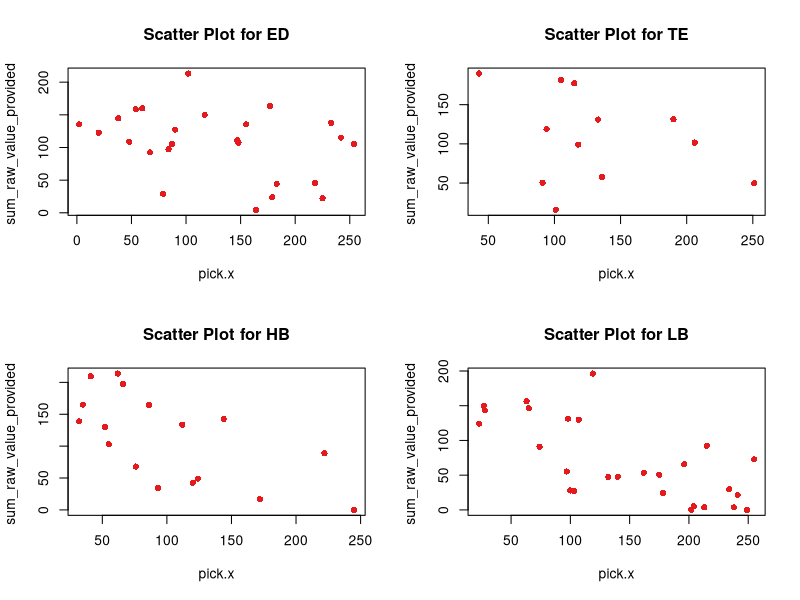
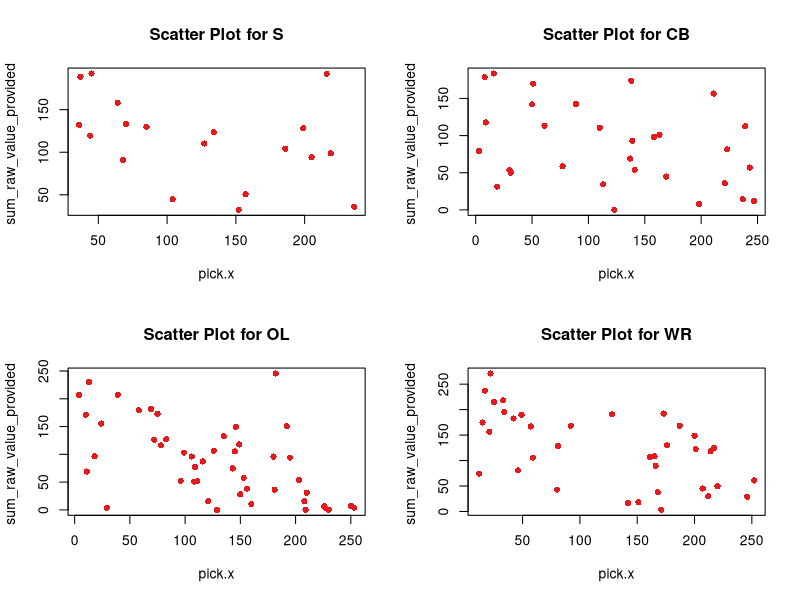
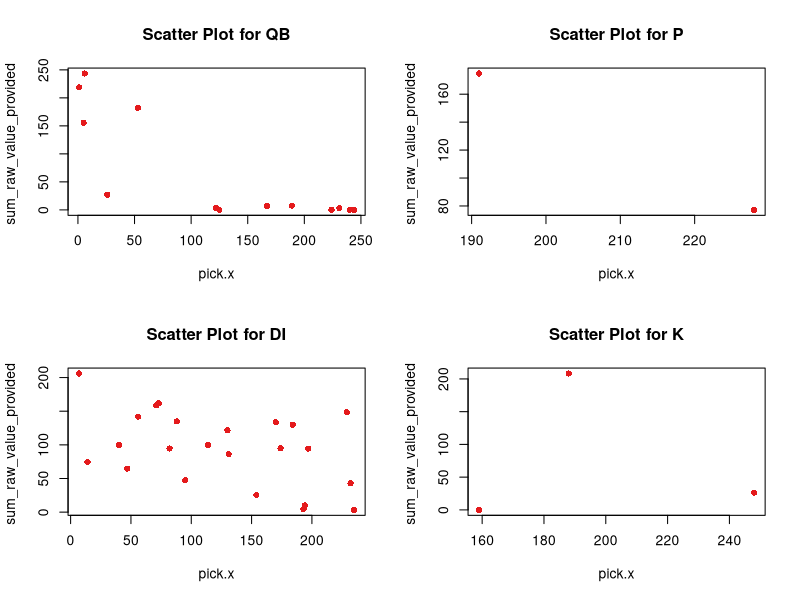
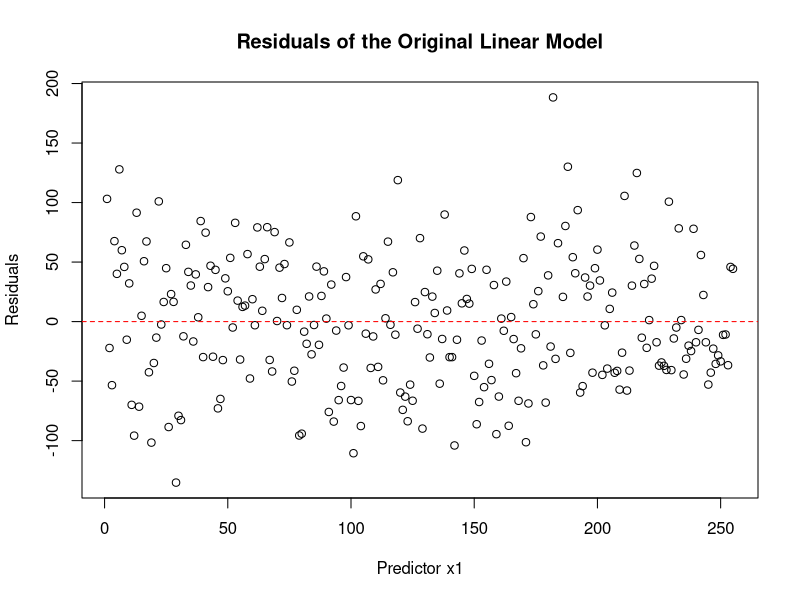
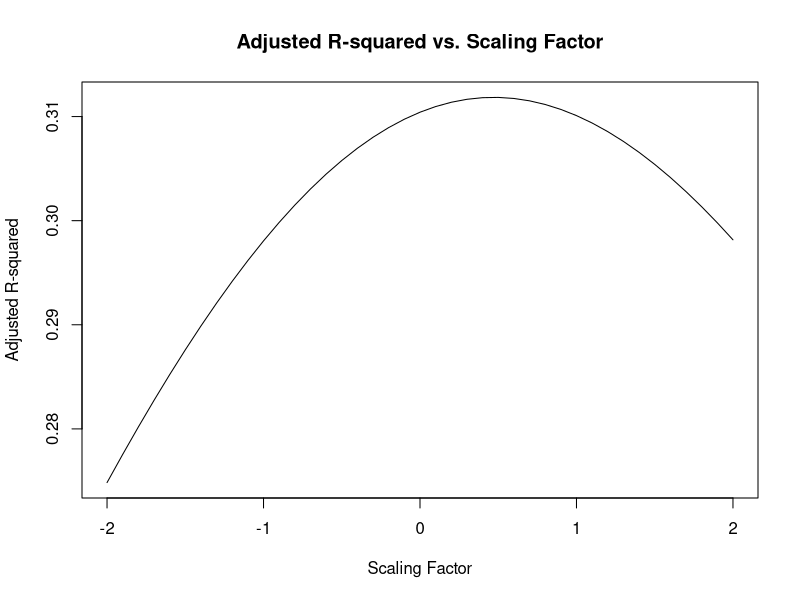

R code for these plots, in order:
## ---- chunk 1
library(dplyr)
library(glmnet)
library(RColorBrewer)

setwd(r"{E:\OMSA\Semesters\01_Fall_23\MGMT 6203\Group Project\Models}")
df_all_variables <- read.csv("merged_data_1.csv",header=TRUE)
colnames(df_all_variables)
## ---- chunk 2
df_data <- df_all_variables

unique(df_data$position)
## ---- chunk 3

df_data <- df_data[complete.cases(df_data$position), ]
num_colors <- length(unique(df_data$position))
position_colors <- brewer.pal(num_colors, "Set1")

par(mfrow = c(2, 2))

for (pos in unique(df_data$position)) {
  subset_data <- subset(df_data, position == pos)

  plot(subset_data$pick.x, subset_data$sum_raw_value_provided , 
       col = position_colors[as.factor(pos)],
       pch = 16,  # Use a different symbol if you prefer
       main = paste("Scatter Plot for", pos),
       xlab = "pick.x",
       ylab = "sum_raw_value_provided ")
}

par(mfrow = c(1, 1))
## ---- chunk 4
naive_regression <- lm(sum_raw_value_provided ~ round.x + position, data = df_data)
summary(naive_regression)
## ---- chunk 5
residuals <- resid(naive_regression)

selected_x <- c('mean_sentiment','avg_sentiment_indirect_mentions')
XP <- data.matrix(df_data[, selected_x])
residual_data <- data.frame(residuals, x3 = XP)

residual_lm <- lm(residuals ~ XP, data = residual_data)
summary(residual_lm)
## ---- chunk 6
plot(df_data$pick.x, residuals, main = "Residuals of the Original Linear Model",
     xlab = "Predictor x1", ylab = "Residuals")
abline(h = 0, col = "red", lty = 2)

## ---- chunk 7
original_predictions <- predict(naive_regression)
residual_predictions <- predict(residual_lm)

scaling_factor <- 0  # Adjust the scaling factor as needed
scaled_residual_predictions <- scaling_factor * residual_predictions
combined_predictions <- original_predictions + scaled_residual_predictions

selected_x <- c('mean_sentiment','avg_sentiment_indirect_mentions','round.x', 'position')
XP <- data.matrix(df_data[, selected_x])

combined_model <- lm(sum_raw_value_provided ~ combined_predictions, data = df_data)

summary(combined_model)

## ---- chunk 8

scaling_factors <- seq(-2, 2, by = 0.1)
adjusted_r_squared_values <- numeric(length(scaling_factors))

for (i in seq_along(scaling_factors)) {
  scaling_factor <- scaling_factors[i]
  
  original_predictions <- predict(naive_regression)
  
  residual_predictions <- predict(residual_lm)
  
  scaled_residual_predictions <- scaling_factor * residual_predictions
  
  combined_predictions <- original_predictions + scaled_residual_predictions
  
  combined_model <- lm(sum_raw_value_provided  ~ combined_predictions, data = df_data)
  
  adjusted_r_squared_values[i] <- summary(combined_model)$adj.r.squared
}

# Plot the results
plot(scaling_factors, adjusted_r_squared_values, type = "l",
     main = "Adjusted R-squared vs. Scaling Factor",
     xlab = "Scaling Factor", ylab = "Adjusted R-squared")

# Find the optimal scaling factor
optimal_scaling_factor <- scaling_factors[which.max(adjusted_r_squared_values)]
cat("Optimal Scaling Factor:", optimal_scaling_factor, "\n")
cat("Adjusted R-squared with Optimal Scaling Factor:",
    max(adjusted_r_squared_values), "\n")
## ---- chunk 9

original_predictions <- predict(naive_regression)
residual_predictions <- predict(residual_lm)

scaling_factor <- 0.5
scaled_residual_predictions <- scaling_factor * residual_predictions
combined_predictions <- original_predictions + scaled_residual_predictions

selected_x <- c('mean_sentiment','avg_sentiment_indirect_mentions','round.x', 'position')
XP <- data.matrix(df_data[, selected_x])

combined_model <- lm(sum_raw_value_provided  ~ combined_predictions, data = df_data)

model_summary <- summary(combined_model)
original_summary <- summary(original_predictions)
residual_summary <- summary(residual_predictions)

print(model_summary)
print(naive_regression)
print(residual_lm)

